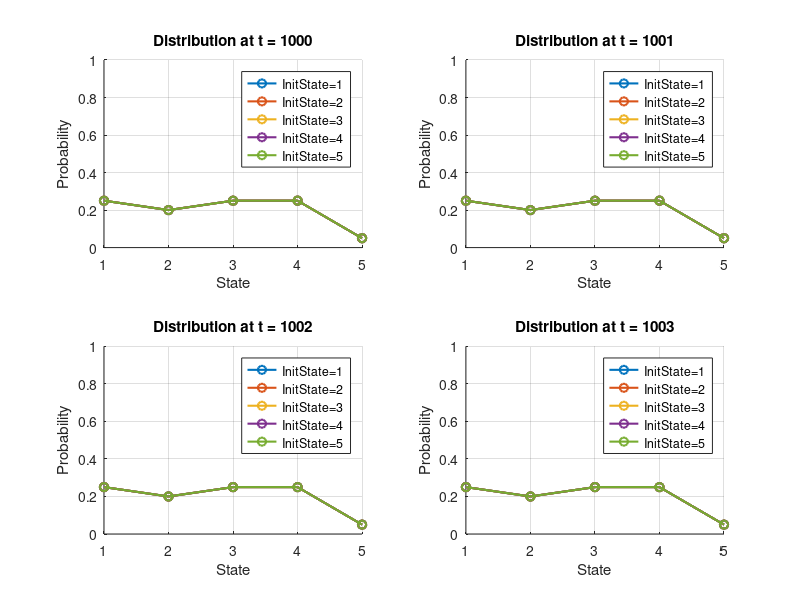
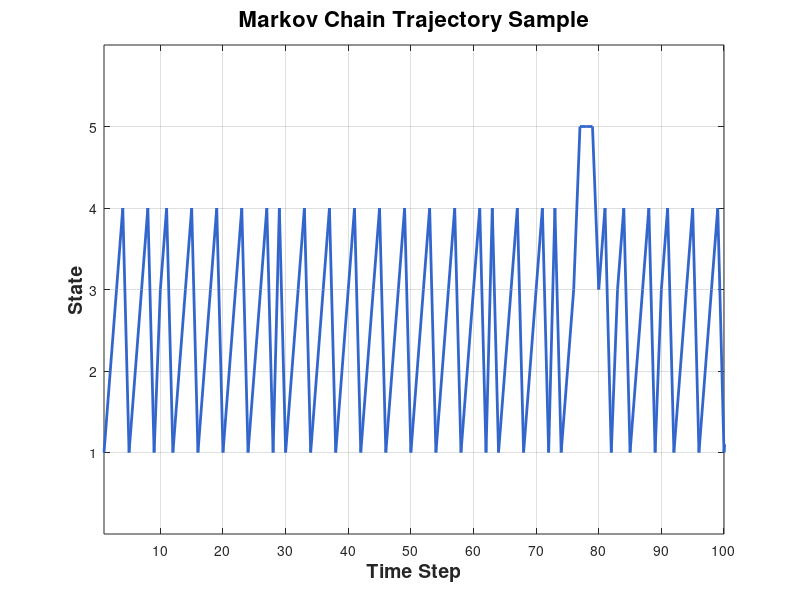

These charts were generated, in order, by the following MATLAB code: (Note: this script raises an error after producing the figures.)
% set variables
a = 0.1;
c = 0.1;
b = 0.1;
steps = 1003;

transitionMatrix = [0  1-a-b   a   b   0;
                    0    0     1   0   0;
                    0    0     0  1-c  c;
                    1    0     0   0   0;
                    0    0    0.5  0  0.5];

% used to automatically switch between initial states
initialStateMat    = eye(5);

% store distributions
distributionMatrix = zeros(steps, 5, 5) ;

for initialState = 1:5
    initDistribution = initialStateMat(initialState,:);
    
    % store initial distribution to array
    distributionMatrix(1, : ,initialState) = initDistribution;
    for i=2:steps
        initDistribution = initDistribution*transitionMatrix;
        % store further distributions in matrix
        distributionMatrix(i, : ,initialState) = initDistribution;
    end
end

% we choose the time points of interest:
timeOfInterest = [1000 1001 1002 1003];

figure('Name','Distributions at t=1000,1001,1002,1003'); 

for i = 1:length(timeOfInterest)
    t = timeOfInterest(i);
    
    % Create one subplot for each time
    subplot(2,2,i);  
    hold on;
    
    % Plot distribution for each initial state s=1..5
    for s = 1:5
        % distributionMatrix(t, :, s) is a row vector of length 5
        distVec = squeeze(distributionMatrix(t, :, s));
        
        % Plot it as a line with markers
        plot(1:5, distVec, '-o', 'LineWidth',1.5,...
            'DisplayName', sprintf('InitState=%d', s));
    end
    
    hold off;
    xlabel('State');
    ylabel('Probability');
    title(sprintf('Distribution at t = %d', t));
    legend('Location','best');
    axis([1 5 0 1]);  % states on x-axis from 1..5, probability in [0..1]
    grid on;
end


%% Randomly generate trajectory

% set variables
a = 0.1;
c = 0.1;
b = 0.1;
steps = 10000;

transitionMatrix = [0  1-a-b   a   b   0;
                    0    0     1   0   0;
                    0    0     0  1-c  c;
                    1    0     0   0   0;
                    0    0    0.5  0  0.5];

% store distributions
trajectory = zeros(1, steps);

initState = [1 0 0 0 0];
    
% store initial distribution to array
trajectory(1) = 1;
for i=2:steps
    initDistribution = initState*transitionMatrix;
    % store further distributions in matrix
    
    initState = randsample(1:5,1, true, initDistribution);
    trajectory(i) = initState;
    initDist  = zeros(1,5);
    initDist(initState) = 1;
    initState = initDist;
end



% Enhanced plot for the Markov Chain trajectory
figure('Name', 'Markov Chain Trajectory', 'Color', 'white'); % Set a white background

% Plot the trajectory
plot(1:steps, trajectory, 'LineWidth', 2, 'Color', [0.2 0.4 0.8]); % Use a nice blue color

% Add grid, labels, and limits
grid on;
ylabel('State', 'FontSize', 14, 'FontWeight', 'bold');
xlabel('Time Step', 'FontSize', 14, 'FontWeight', 'bold');
ylim([0 6]);
xlim([1 100]);

% Add title
title('Markov Chain Trajectory Sample', 'FontSize', 16, 'FontWeight', 'bold');

% Adjust tick labels for clarity
xticks(0:10:100);
yticks(1:5);
ax = gca; % Get current axes
ax.FontSize = 12;
ax.LineWidth = 1.2;

% Pretty histogram of the Markov Chain trajectory
figure('Name', 'Markov Chain State Distribution', 'Color', 'white'); % White background

% Create histogram
histogram(trajectory, 'Normalization', 'probability', 'FaceColor', [0.2 0.6 0.8], 'EdgeColor', 'black');

% Add grid, labels, and title
grid on;
xlabel('State', 'FontSize', 12, 'FontWeight', 'bold');
ylabel('Probability', 'FontSize', 12, 'FontWeight', 'bold');
title('State Distribution of Markov Chain', 'FontSize', 12, 'FontWeight', 'bold');

% Set axis limits and ticks
xlim([0.5, 5.5]); % Assuming states are integers 1 through 5
xticks(1:5); % States are 1, 2, 3, 4, 5
yticks(0:0.1:1); % Probability range
ylim([0, 1]); % Assuming probabilities between 0 and 1

% Find left eigenvector of transition matrix (convering distribution)
stationaryDistribution = null(eye(size(transitionMatrix)) - transitionMatrix', 'r');
stationaryDistribution = stationaryDistribution / sum(stationaryDistribution);

% Display the result
disp('Stationary distribution:');
disp(stationaryDistribution);